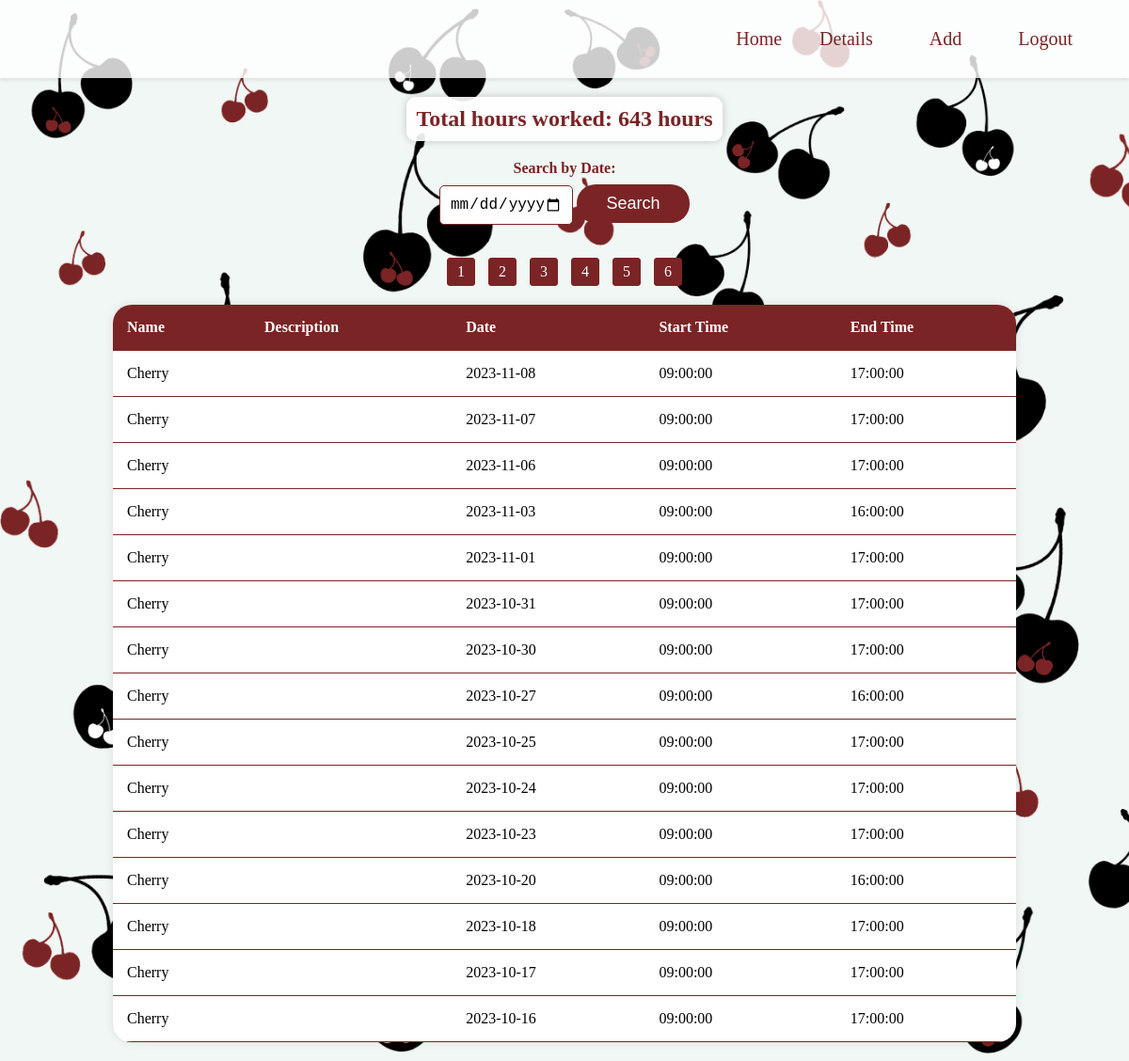
Screenshot of /home.php?page=4 (signed in) with the database file from the repository.
### tables this page shows
CREATE TABLE `appointments` (
  `id` int(11) NOT NULL,
  `date` date NOT NULL,
  `start_time` time NOT NULL,
  `finish_time` time NOT NULL,
  `username` varchar(255) NOT NULL,
  `description` text DEFAULT NULL
);

### home.php (the view, shortened to what this page needs)
<?php
$dbhost = "localhost";
$dbuser = "bit_academy";
$dbpass = "bit_academy";
$dbname = "cheyenne";
try {
    $conn = new PDO("mysql:host=$dbhost;dbname=$dbname", $dbuser, $dbpass);
    $conn->setAttribute(PDO::ATTR_ERRMODE, PDO::ERRMODE_EXCEPTION);
} catch (PDOException $e) {
    echo "Connection failed: " . $e->getMessage();
}
$totalHoursStmt = $conn->prepare("SELECT SUM(TIMESTAMPDIFF(HOUR, start_time, finish_time)) AS total_hours FROM appointments");
$totalHoursStmt->execute();
$totalHoursResult = $totalHoursStmt->fetch(PDO::FETCH_ASSOC);
$totalHours = $totalHoursResult['total_hours'];
if (isset($_POST['search_date'])) {
    $searchDate = $_POST['search_date'];
    $stmt = $conn->prepare("SELECT * FROM appointments WHERE date = :search_date ORDER BY date DESC");
    $stmt->bindParam(':search_date', $searchDate);
} else {
    $countStmt = $conn->prepare("SELECT COUNT(*) AS total_records FROM appointments");
    $countStmt->execute();
    $totalRecordsResult = $countStmt->fetch(PDO::FETCH_ASSOC);
    $totalRecords = $totalRecordsResult['total_records'];
    $recordsPerPage = 15;
    $currentPage = isset($_GET['page']) ? max(1, min(ceil($totalRecords / $recordsPerPage), intval($_GET['page']))) : 1;
    $startIndex = ($currentPage - 1) * $recordsPerPage;
    $stmt = $conn->prepare("SELECT * FROM appointments ORDER BY date DESC LIMIT :start, :per_page");
    $stmt->bindParam(':start', $startIndex, PDO::PARAM_INT);
    $stmt->bindParam(':per_page', $recordsPerPage, PDO::PARAM_INT);
}
$stmt->execute();
$result = $stmt->fetchAll(PDO::FETCH_ASSOC);
?>
<!DOCTYPE html>
<html lang="en">
	<head>
		<link rel="stylesheet" href="style.css">
	</head>
	<body>
		 <?php include 'nav.php'; ?>
		<div class="total-hours-container">
			<div class="total-hours">
				<div class="total-hours-text">Total hours worked: <?= $totalHours ?> hours</div>
			</div>
		</div>
		<div class="search-form">
			<form method="post" action="">
				<label for="search_date">Search by Date:</label>
				<input type="date" id="search_date" name="search_date">
				<button type="submit">Search</button>
			</form>
		</div>
		<table>
		  <thead>
			<tr>
			  <th>Name</th>
			  <th>Description</th>
			  <th>Date</th>
			  <th>Start Time</th>
			  <th>End Time</th>
			</tr>
		  </thead>
		  <tbody>
			<?php foreach ($result as $row): ?>
				<tr>
				  <td><?= $row['username'] ?></td>
				  <td><?= $row['description'] ?></td>
				  <td><?= $row['date'] ?></td>
				  <td><?= $row['start_time'] ?></td>
				  <td><?= $row['finish_time'] ?></td>
				</tr>
			<?php endforeach; ?>
			   <?php
				if (isset($totalRecords)) {
					$totalPages = ceil($totalRecords / $recordsPerPage);
					echo "<div class='pagination'>";
					for ($i = 1; $i <= $totalPages; $i++) {
						echo "<a href='?page=$i'>$i</a> ";
					}
					echo "</div>";
				}
				?>
		  </tbody>
		</table>
	</body>
</html>

### style.css (style rules this page uses)
body { background-image: url('img/backgroundtest.png'); background-size: cover; height: 100%; margin: 0; }
table { width: 80%; margin: 20px auto; border-collapse: collapse; background-color: white; box-shadow: 0 0 10px rgba(0, 0, 0, 0.1); border-radius: 20px; overflow: hidden; }
th, td { padding: 15px; text-align: left; border-bottom: 1px solid #7b2425; }
th { background-color: #7b2425; color: white; }
.total-hours-container, .search-form { margin: 20px 0; text-align: center; }
.total-hours { display: inline-block; }
.total-hours-text { font-size: 24px; font-weight: bold; color: #7b2425; background-color: rgba(255, 255, 255, 0.9); padding: 10px; border-radius: 10px; box-shadow: 0 0 10px rgba(0, 0, 0, 0.2); }
.search-form label { display: block; margin-bottom: 8px; font-weight: bold; color: #7b2425; }
.search-form input[type="date"] { width: 10%; padding: 10px; margin-bottom: 15px; font-size: 16px; border: 1px solid #7b2425; border-radius: 5px; outline: none; }
.search-form button { width: 10%; padding: 10px; background-color: #7b2425; color: white; font-size: 18px; border: none; border-radius: 20px; cursor: pointer; }
.pagination { text-align: center; margin-top: 20px; }
.pagination a { display: inline-block; padding: 5px 10px; margin: 0 5px; background-color: #7b2425; color: white; border-radius: 3px; text-decoration: none; outline: none; border: 1px solid #7b2425; }

### rows the page displays
appointments: username "Cherry", date "2023-11-08", start_time "09:00:00", finish_time "17:00:00"
appointments: username "Cherry", date "2023-11-07", start_time "09:00:00", finish_time "17:00:00"
appointments: username "Cherry", date "2023-11-06", start_time "09:00:00", finish_time "17:00:00"
appointments: username "Cherry", date "2023-11-03", start_time "09:00:00", finish_time "16:00:00"
appointments: username "Cherry", date "2023-11-01", start_time "09:00:00", finish_time "17:00:00"
appointments: username "Cherry", date "2023-10-31", start_time "09:00:00", finish_time "17:00:00"
appointments: username "Cherry", date "2023-10-30", start_time "09:00:00", finish_time "17:00:00"
appointments: username "Cherry", date "2023-10-27", start_time "09:00:00", finish_time "16:00:00"
appointments: username "Cherry", date "2023-10-25", start_time "09:00:00", finish_time "17:00:00"
appointments: username "Cherry", date "2023-10-24", start_time "09:00:00", finish_time "17:00:00"
appointments: username "Cherry", date "2023-10-23", start_time "09:00:00", finish_time "17:00:00"
appointments: username "Cherry", date "2023-10-20", start_time "09:00:00", finish_time "16:00:00"
appointments: username "Cherry", date "2023-10-18", start_time "09:00:00", finish_time "17:00:00"
appointments: username "Cherry", date "2023-10-17", start_time "09:00:00", finish_time "17:00:00"
appointments: username "Cherry", date "2023-10-16", start_time "09:00:00", finish_time "17:00:00"

### other values shown
$totalHours "643"
